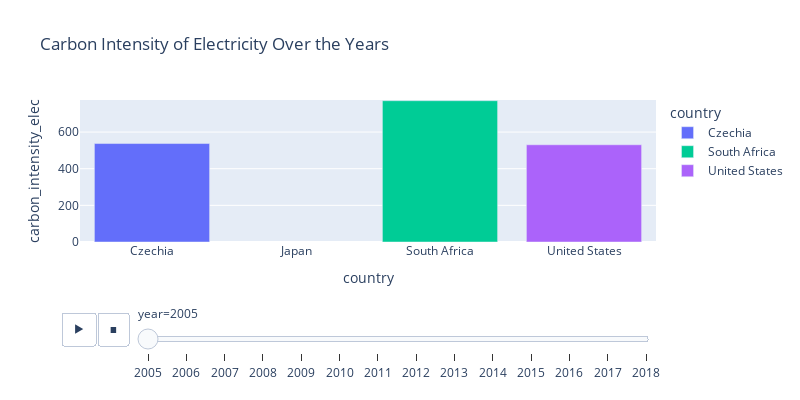

The notebook cell this image was saved under:
### Code cell
# Filter the DataFrame for the years 2005 to 2024
filtered_df = df_mongo[(df_mongo['year'] >= 2005) & (df_mongo['year'] <= 2024)]

# Group by country and calculate the average carbon intensity of electricity for each country
avg_carbon_intensity = filtered_df.groupby('country')['carbon_intensity_elec'].mean().reset_index()

# Sort by carbon intensity and select the top N countries (e.g., top 5)
top_countries = avg_carbon_intensity.sort_values('carbon_intensity_elec', ascending=False).head(4)['country'].tolist()

# Filter the original DataFrame for the top N countries
df_filtered = filtered_df[filtered_df['country'].isin(top_countries)]

# Check if there are any entries in the filtered DataFrame
if df_filtered.empty:
    print("No data available for the top countries and year range.")
else:
    # Create the bar chart with the filtered data
    fig = px.bar(df_filtered, 
                 x='country', 
                 y='carbon_intensity_elec', 
                 color='country', 
                 animation_frame="year", 
                 animation_group="country", 
                 range_y=[0, df_filtered['carbon_intensity_elec'].max()], 
                 title=('Carbon Intensity of Electricity Over the Years'),
                 width=800,  
                 height=400)

    # Show the visual
    fig.show()

### Figure 1 — Plotly figure (JSON) as saved in the notebook; plotly's stock layout.template omitted (floating-point values rounded to 4 significant figures)
{"data": [{"alignmentgroup": "True", "hovertemplate": "country=%{x}<br>year=2005<br>carbon_intensity_elec=%{y}<extra></extra>", "ids": ["Czechia", "Czechia", "Czechia", "Czechia", "Czechia", "Czechia", "Czechia", "Czechia", "Czechia", "Czechia", "Czechia", "Czechia", "Czechia"], "legendgroup": "Czechia", "marker": {"color": "#636efa", "pattern": {"shape": ""}}, "name": "Czechia", "offsetgroup": "Czechia", "orientation": "v", "showlegend": true, "textposition": "auto", "type": "bar", "x": ["Czechia", "Czechia", "Czechia", "Czechia", "Czechia", "Czechia", "Czechia", "Czechia", "Czechia", "Czechia", "Czechia", "Czechia", "Czechia"], "xaxis": "x", "y": [537.3, 537.3, 537.3, 537.3, 537.3, 537.3, 537.3, 537.3, 537.3, 537.3, 537.3, 537.3, 537.3], "yaxis": "y"}, {"alignmentgroup": "True", "hovertemplate": "country=%{x}<br>year=2005<br>carbon_intensity_elec=%{y}<extra></extra>", "ids": ["South Africa", "South Africa", "South Africa", "South Africa", "South Africa", "South Africa", "South Africa", "South Africa", "South Africa", "South Africa", "South Africa", "South Africa", "South Africa"], "legendgroup": "South Africa", "marker": {"color": "#00cc96", "pattern": {"shape": ""}}, "name": "South Africa", "offsetgroup": "South Africa", "orientation": "v", "showlegend": true, "textposition": "auto", "type": "bar", "x": ["South Africa", "South Africa", "South Africa", "South Africa", "South Africa", "South Africa", "South Africa", "South Africa", "South Africa", "South Africa", "South Africa", "South Africa", "South Africa"], "xaxis": "x", "y": [771.0, 771.0, 771.0, 771.0, 771.0, 771.0, 771.0, 771.0, 771.0, 771.0, 771.0, 771.0, 771.0], "yaxis": "y"}, {"alignmentgroup": "True", "hovertemplate": "country=%{x}<br>year=2005<br>carbon_intensity_elec=%{y}<extra></extra>", "ids": ["United States", "United States", "United States", "United States", "United States", "United States", "United States", "United States", "United States", "United States", "United States", "United States", "United States"], "legendgroup": "United States", "marker": {"color": "#ab63fa", "pattern": {"shape": ""}}, "name": "United States", "offsetgroup": "United States", "orientation": "v", "showlegend": true, "textposition": "auto", "type": "bar", "x": ["United States", "United States", "United States", "United States", "United States", "United States", "United States", "United States", "United States", "United States", "United States", "United States", "United States"], "xaxis": "x", "y": [530.5, 530.5, 530.5, 530.5, 530.5, 530.5, 530.5, 530.5, 530.5, 530.5, 530.5, 530.5, 530.5], "yaxis": "y"}], "layout": {"barmode": "relative", "height": 400, "legend": {"title": {"text": "country"}, "tracegroupgap": 0}, "sliders": [{"active": 0, "currentvalue": {"prefix": "year="}, "len": 0.9, "pad": {"b": 10, "t": 60}, "steps": [{"args": [["2005"], {"frame": {"duration": 0, "redraw": true}, "fromcurrent": true, "mode": "immediate", "transition": {"duration": 0, "easing": "linear"}}], "label": "2005", "method": "animate"}, {"args": [["2006"], {"frame": {"duration": 0, "redraw": true}, "fromcurrent": true, "mode": "immediate", "transition": {"duration": 0, "easing": "linear"}}], "label": "2006", "method": "animate"}, {"args": [["2007"], {"frame": {"duration": 0, "redraw": true}, "fromcurrent": true, "mode": "immediate", "transition": {"duration": 0, "easing": "linear"}}], "label": "2007", "method": "animate"}, {"args": [["2008"], {"frame": {"duration": 0, "redraw": true}, "fromcurrent": true, "mode": "immediate", "transition": {"duration": 0, "easing": "linear"}}], "label": "2008", "method": "animate"}, {"args": [["2009"], {"frame": {"duration": 0, "redraw": true}, "fromcurrent": true, "mode": "immediate", "transition": {"duration": 0, "easing": "linear"}}], "label": "2009", "method": "animate"}, {"args": [["2010"], {"frame": {"duration": 0, "redraw": true}, "fromcurrent": true, "mode": "immediate", "transition": {"duration": 0, "easing": "linear"}}], "label": "2010", "method": "animate"}, {"args": [["2011"], {"frame": {"duration": 0, "redraw": true}, "fromcurrent": true, "mode": "immediate", "transition": {"duration": 0, "easing": "linear"}}], "label": "2011", "method": "animate"}, {"args": [["2012"], {"frame": {"duration": 0, "redraw": true}, "fromcurrent": true, "mode": "immediate", "transition": {"duration": 0, "easing": "linear"}}], "label": "2012", "method": "animate"}, {"args": [["2013"], {"frame": {"duration": 0, "redraw": true}, "fromcurrent": true, "mode": "immediate", "transition": {"duration": 0, "easing": "linear"}}], "label": "2013", "method": "animate"}, {"args": [["2014"], {"frame": {"duration": 0, "redraw": true}, "fromcurrent": true, "mode": "immediate", "transition": {"duration": 0, "easing": "linear"}}], "label": "2014", "method": "animate"}, {"args": [["2015"], {"frame": {"duration": 0, "redraw": true}, "fromcurrent": true, "mode": "immediate", "transition": {"duration": 0, "easing": "linear"}}], "label": "2015", "method": "animate"}, {"args": [["2016"], {"frame": {"duration": 0, "redraw": true}, "fromcurrent": true, "mode": "immediate", "transition": {"duration": 0, "easing": "linear"}}], "label": "2016", "method": "animate"}, {"args": [["2017"], {"frame": {"duration": 0, "redraw": true}, "fromcurrent": true, "mode": "immediate", "transition": {"duration": 0, "easing": "linear"}}], "label": "2017", "method": "animate"}, {"args": [["2018"], {"frame": {"duration": 0, "redraw": true}, "fromcurrent": true, "mode": "immediate", "transition": {"duration": 0, "easing": "linear"}}], "label": "2018", "method": "animate"}], "x": 0.1, "xanchor": "left", "y": 0, "yanchor": "top"}], "title": {"text": "Carbon Intensity of Electricity Over the Years"}, "updatemenus": [{"buttons": [{"args": [null, {"frame": {"duration": 500, "redraw": true}, "fromcurrent": true, "mode": "immediate", "transition": {"duration": 500, "easing": "linear"}}], "label": "&#9654;", "method": "animate"}, {"args": [[null], {"frame": {"duration": 0, "redraw": true}, "fromcurrent": true, "mode": "immediate", "transition": {"duration": 0, "easing": "linear"}}], "label": "&#9724;", "method": "animate"}], "direction": "left", "pad": {"r": 10, "t": 70}, "showactive": false, "type": "buttons", "x": 0.1, "xanchor": "right", "y": 0, "yanchor": "top"}], "width": 800, "xaxis": {"anchor": "y", "categoryarray": ["Czechia", "Japan", "South Africa", "United States"], "categoryorder": "array", "domain": [0, 1], "title": {"text": "country"}}, "yaxis": {"anchor": "x", "domain": [0, 1], "range": [0, 774.9], "title": {"text": "carbon_intensity_elec"}}}}
